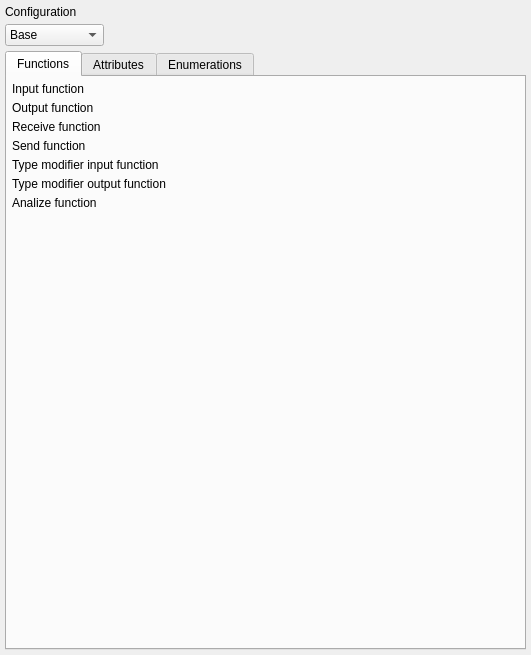
<?xml version="1.0" encoding="UTF-8"?>
<ui version="4.0">
 <class>TypeWidget</class>
 <widget class="QWidget" name="TypeWidget">
  <property name="geometry">
   <rect>
    <x>0</x>
    <y>0</y>
    <width>531</width>
    <height>655</height>
   </rect>
  </property>
  <property name="minimumSize">
   <size>
    <width>0</width>
    <height>0</height>
   </size>
  </property>
  <layout class="QVBoxLayout" name="base_type_lt">
   <property name="spacing">
    <number>5</number>
   </property>
   <property name="leftMargin">
    <number>5</number>
   </property>
   <property name="topMargin">
    <number>5</number>
   </property>
   <property name="rightMargin">
    <number>5</number>
   </property>
   <property name="bottomMargin">
    <number>5</number>
   </property>
   <item>
    <layout class="QVBoxLayout" name="configuration_lt">
     <property name="spacing">
      <number>5</number>
     </property>
     <item>
      <widget class="QLabel" name="configuration_lbl">
       <property name="sizePolicy">
        <sizepolicy hsizetype="Fixed" vsizetype="Fixed">
         <horstretch>0</horstretch>
         <verstretch>0</verstretch>
        </sizepolicy>
       </property>
       <property name="text">
        <string>Configuration</string>
       </property>
      </widget>
     </item>
     <item>
      <widget class="QComboBox" name="configuration_cmb">
       <property name="sizePolicy">
        <sizepolicy hsizetype="Fixed" vsizetype="Fixed">
         <horstretch>0</horstretch>
         <verstretch>0</verstretch>
        </sizepolicy>
       </property>
       <item>
        <property name="text">
         <string>Base</string>
        </property>
       </item>
       <item>
        <property name="text">
         <string>Composite</string>
        </property>
       </item>
       <item>
        <property name="text">
         <string>Enumeration</string>
        </property>
       </item>
       <item>
        <property name="text">
         <string>Rage</string>
        </property>
       </item>
      </widget>
     </item>
    </layout>
   </item>
   <item>
    <widget class="QTabWidget" name="type_attribs_twg">
     <property name="currentIndex">
      <number>0</number>
     </property>
     <property name="iconSize">
      <size>
       <width>22</width>
       <height>22</height>
      </size>
     </property>
     <widget class="QWidget" name="functions_pg">
      <attribute name="icon">
       <iconset resource="../../res/resources.qrc">
        <normaloff>:/icons/icons/function.png</normaloff>:/icons/icons/function.png</iconset>
      </attribute>
      <attribute name="title">
       <string>Functions</string>
      </attribute>
      <layout class="QVBoxLayout" name="verticalLayout_2">
       <property name="spacing">
        <number>5</number>
       </property>
       <property name="leftMargin">
        <number>5</number>
       </property>
       <property name="topMargin">
        <number>5</number>
       </property>
       <property name="rightMargin">
        <number>5</number>
       </property>
       <property name="bottomMargin">
        <number>5</number>
       </property>
       <item>
        <layout class="QVBoxLayout" name="input_lt">
         <property name="spacing">
          <number>0</number>
         </property>
         <item>
          <widget class="QLabel" name="input_lbl">
           <property name="sizePolicy">
            <sizepolicy hsizetype="Preferred" vsizetype="Fixed">
             <horstretch>0</horstretch>
             <verstretch>0</verstretch>
            </sizepolicy>
           </property>
           <property name="text">
            <string>Input function</string>
           </property>
          </widget>
         </item>
        </layout>
       </item>
       <item>
        <layout class="QVBoxLayout" name="output_lt">
         <property name="spacing">
          <number>0</number>
         </property>
         <item>
          <widget class="QLabel" name="output_lbl">
           <property name="sizePolicy">
            <sizepolicy hsizetype="Preferred" vsizetype="Fixed">
             <horstretch>0</horstretch>
             <verstretch>0</verstretch>
            </sizepolicy>
           </property>
           <property name="text">
            <string>Output function</string>
           </property>
          </widget>
         </item>
        </layout>
       </item>
       <item>
        <layout class="QVBoxLayout" name="recv_lt">
         <property name="spacing">
          <number>0</number>
         </property>
         <item>
          <widget class="QLabel" name="recv_lbl">
           <property name="sizePolicy">
            <sizepolicy hsizetype="Preferred" vsizetype="Fixed">
             <horstretch>0</horstretch>
             <verstretch>0</verstretch>
            </sizepolicy>
           </property>
           <property name="text">
            <string>Receive function</string>
           </property>
          </widget>
         </item>
        </layout>
       </item>
       <item>
        <layout class="QVBoxLayout" name="send_lt">
         <property name="spacing">
          <number>0</number>
         </property>
         <item>
          <widget class="QLabel" name="send_lbl">
           <property name="sizePolicy">
            <sizepolicy hsizetype="Preferred" vsizetype="Fixed">
             <horstretch>0</horstretch>
             <verstretch>0</verstretch>
            </sizepolicy>
           </property>
           <property name="text">
            <string>Send function</string>
           </property>
          </widget>
         </item>
        </layout>
       </item>
       <item>
        <layout class="QVBoxLayout" name="tpmod_in_lt">
         <property name="spacing">
          <number>0</number>
         </property>
         <item>
          <widget class="QLabel" name="tpmod_in_lbl">
           <property name="sizePolicy">
            <sizepolicy hsizetype="Preferred" vsizetype="Fixed">
             <horstretch>0</horstretch>
             <verstretch>0</verstretch>
            </sizepolicy>
           </property>
           <property name="text">
            <string>Type modifier input function</string>
           </property>
          </widget>
         </item>
        </layout>
       </item>
       <item>
        <layout class="QVBoxLayout" name="tpmod_out_lt">
         <property name="spacing">
          <number>0</number>
         </property>
         <item>
          <widget class="QLabel" name="tpmod_out_lbl">
           <property name="sizePolicy">
            <sizepolicy hsizetype="Preferred" vsizetype="Fixed">
             <horstretch>0</horstretch>
             <verstretch>0</verstretch>
            </sizepolicy>
           </property>
           <property name="text">
            <string>Type modifier output function</string>
           </property>
          </widget>
         </item>
        </layout>
       </item>
       <item>
        <layout class="QVBoxLayout" name="analyze_lt">
         <property name="spacing">
          <number>0</number>
         </property>
         <item>
          <widget class="QLabel" name="analyze_lbl">
           <property name="sizePolicy">
            <sizepolicy hsizetype="Preferred" vsizetype="Fixed">
             <horstretch>0</horstretch>
             <verstretch>0</verstretch>
            </sizepolicy>
           </property>
           <property name="text">
            <string>Analize function</string>
           </property>
          </widget>
         </item>
        </layout>
       </item>
       <item>
        <spacer name="verticalSpacer_3">
         <property name="orientation">
          <enum>Qt::Orientation::Vertical</enum>
         </property>
         <property name="sizeHint" stdset="0">
          <size>
           <width>20</width>
           <height>329</height>
          </size>
         </property>
        </spacer>
       </item>
      </layout>
     </widget>
     <widget class="QWidget" name="attributes_pg">
      <attribute name="icon">
       <iconset resource="../../res/resources.qrc">
        <normaloff>:/icons/icons/attribute.png</normaloff>:/icons/icons/attribute.png</iconset>
      </attribute>
      <attribute name="title">
       <string>Attributes</string>
      </attribute>
      <layout class="QVBoxLayout" name="attributes_lt">
       <property name="spacing">
        <number>5</number>
       </property>
       <property name="leftMargin">
        <number>5</number>
       </property>
       <property name="topMargin">
        <number>5</number>
       </property>
       <property name="rightMargin">
        <number>5</number>
       </property>
       <property name="bottomMargin">
        <number>5</number>
       </property>
       <item>
        <widget class="QWidget" name="base_attribs_wgt" native="true">
         <layout class="QGridLayout" name="base_attribs_grid">
          <property name="leftMargin">
           <number>0</number>
          </property>
          <property name="topMargin">
           <number>0</number>
          </property>
          <property name="rightMargin">
           <number>0</number>
          </property>
          <property name="bottomMargin">
           <number>0</number>
          </property>
          <property name="spacing">
           <number>5</number>
          </property>
          <item row="1" column="1">
           <layout class="QVBoxLayout" name="category_lt">
            <property name="spacing">
             <number>0</number>
            </property>
            <item>
             <widget class="QLabel" name="category_lbl">
              <property name="sizePolicy">
               <sizepolicy hsizetype="Preferred" vsizetype="Fixed">
                <horstretch>0</horstretch>
                <verstretch>0</verstretch>
               </sizepolicy>
              </property>
              <property name="text">
               <string>Category</string>
              </property>
             </widget>
            </item>
            <item>
             <widget class="QComboBox" name="category_cmb">
              <property name="sizePolicy">
               <sizepolicy hsizetype="Preferred" vsizetype="Fixed">
                <horstretch>0</horstretch>
                <verstretch>0</verstretch>
               </sizepolicy>
              </property>
              <property name="iconSize">
               <size>
                <width>28</width>
                <height>28</height>
               </size>
              </property>
             </widget>
            </item>
           </layout>
          </item>
          <item row="0" column="0">
           <layout class="QVBoxLayout" name="internal_len_lt">
            <property name="spacing">
             <number>0</number>
            </property>
            <item>
             <widget class="QLabel" name="internal_len_lbl">
              <property name="sizePolicy">
               <sizepolicy hsizetype="Preferred" vsizetype="Fixed">
                <horstretch>0</horstretch>
                <verstretch>0</verstretch>
               </sizepolicy>
              </property>
              <property name="text">
               <string>Internal length</string>
              </property>
             </widget>
            </item>
            <item>
             <widget class="QSpinBox" name="internal_len_sb">
              <property name="sizePolicy">
               <sizepolicy hsizetype="Expanding" vsizetype="Fixed">
                <horstretch>0</horstretch>
                <verstretch>0</verstretch>
               </sizepolicy>
              </property>
             </widget>
            </item>
           </layout>
          </item>
          <item row="1" column="0">
           <layout class="QVBoxLayout" name="alignment_lt">
            <property name="spacing">
             <number>0</number>
            </property>
            <item>
             <widget class="QLabel" name="alignment_lbl">
              <property name="sizePolicy">
               <sizepolicy hsizetype="Preferred" vsizetype="Fixed">
                <horstretch>0</horstretch>
                <verstretch>0</verstretch>
               </sizepolicy>
              </property>
              <property name="text">
               <string>Alignment</string>
              </property>
             </widget>
            </item>
            <item>
             <widget class="QComboBox" name="alignment_cmb">
              <property name="sizePolicy">
               <sizepolicy hsizetype="Expanding" vsizetype="Fixed">
                <horstretch>0</horstretch>
                <verstretch>0</verstretch>
               </sizepolicy>
              </property>
              <property name="iconSize">
               <size>
                <width>28</width>
                <height>28</height>
               </size>
              </property>
              <item>
               <property name="text">
                <string>integer</string>
               </property>
              </item>
              <item>
               <property name="text">
                <string>char</string>
               </property>
              </item>
              <item>
               <property name="text">
                <string>smallint</string>
               </property>
              </item>
              <item>
               <property name="text">
                <string>double precision</string>
               </property>
              </item>
             </widget>
            </item>
           </layout>
          </item>
          <item row="0" column="3" rowspan="2">
           <widget class="QGroupBox" name="groupBox_2">
            <property name="maximumSize">
             <size>
              <width>16777215</width>
              <height>115</height>
             </size>
            </property>
            <property name="title">
             <string>Options</string>
            </property>
            <layout class="QVBoxLayout" name="verticalLayout">
             <property name="spacing">
              <number>0</number>
             </property>
             <property name="leftMargin">
              <number>5</number>
             </property>
             <property name="topMargin">
              <number>0</number>
             </property>
             <property name="rightMargin">
              <number>5</number>
             </property>
             <property name="bottomMargin">
              <number>0</number>
             </property>
             <item>
              <widget class="QCheckBox" name="by_value_chk">
               <property name="sizePolicy">
                <sizepolicy hsizetype="Expanding" vsizetype="Fixed">
                 <horstretch>0</horstretch>
                 <verstretch>0</verstretch>
                </sizepolicy>
               </property>
               <property name="text">
                <string>By value</string>
               </property>
              </widget>
             </item>
             <item>
              <widget class="QCheckBox" name="preferred_chk">
               <property name="sizePolicy">
                <sizepolicy hsizetype="Expanding" vsizetype="Fixed">
                 <horstretch>0</horstretch>
                 <verstretch>0</verstretch>
                </sizepolicy>
               </property>
               <property name="text">
                <string>Preferred</string>
               </property>
              </widget>
             </item>
             <item>
              <widget class="QCheckBox" name="collatable_chk">
               <property name="text">
                <string>Collatable</string>
               </property>
              </widget>
             </item>
             <item>
              <spacer name="verticalSpacer">
               <property name="orientation">
                <enum>Qt::Orientation::Vertical</enum>
               </property>
               <property name="sizeHint" stdset="0">
                <size>
                 <width>20</width>
                 <height>40</height>
                </size>
               </property>
              </spacer>
             </item>
            </layout>
           </widget>
          </item>
          <item row="1" column="2">
           <layout class="QVBoxLayout" name="default_val_lt">
            <property name="spacing">
             <number>0</number>
            </property>
            <item>
             <widget class="QLabel" name="default_value_lbl">
              <property name="sizePolicy">
               <sizepolicy hsizetype="Preferred" vsizetype="Fixed">
                <horstretch>0</horstretch>
                <verstretch>0</verstretch>
               </sizepolicy>
              </property>
              <property name="text">
               <string>Default value</string>
              </property>
             </widget>
            </item>
            <item>
             <widget class="QLineEdit" name="default_value_edt">
              <property name="sizePolicy">
               <sizepolicy hsizetype="Expanding" vsizetype="Fixed">
                <horstretch>0</horstretch>
                <verstretch>0</verstretch>
               </sizepolicy>
              </property>
              <property name="clearButtonEnabled">
               <bool>true</bool>
              </property>
             </widget>
            </item>
           </layout>
          </item>
          <item row="0" column="1">
           <layout class="QVBoxLayout" name="storage_lt">
            <property name="spacing">
             <number>0</number>
            </property>
            <item>
             <widget class="QLabel" name="storage_lbl">
              <property name="sizePolicy">
               <sizepolicy hsizetype="Preferred" vsizetype="Fixed">
                <horstretch>0</horstretch>
                <verstretch>0</verstretch>
               </sizepolicy>
              </property>
              <property name="text">
               <string>Storage</string>
              </property>
             </widget>
            </item>
            <item>
             <widget class="QComboBox" name="storage_cmb">
              <property name="sizePolicy">
               <sizepolicy hsizetype="Preferred" vsizetype="Fixed">
                <horstretch>0</horstretch>
                <verstretch>0</verstretch>
               </sizepolicy>
              </property>
              <property name="iconSize">
               <size>
                <width>28</width>
                <height>28</height>
               </size>
              </property>
             </widget>
            </item>
           </layout>
          </item>
          <item row="0" column="2">
           <layout class="QVBoxLayout" name="delimiter_lt">
            <property name="spacing">
             <number>0</number>
            </property>
            <item>
             <widget class="QLabel" name="delimiter_lbl">
              <property name="sizePolicy">
               <sizepolicy hsizetype="Preferred" vsizetype="Fixed">
                <horstretch>0</horstretch>
                <verstretch>0</verstretch>
               </sizepolicy>
              </property>
              <property name="text">
               <string>Delimiter</string>
              </property>
             </widget>
            </item>
            <item>
             <widget class="QLineEdit" name="delimiter_edt">
              <property name="sizePolicy">
               <sizepolicy hsizetype="Expanding" vsizetype="Fixed">
                <horstretch>0</horstretch>
                <verstretch>0</verstretch>
               </sizepolicy>
              </property>
              <property name="maxLength">
               <number>1</number>
              </property>
              <property name="clearButtonEnabled">
               <bool>true</bool>
              </property>
             </widget>
            </item>
           </layout>
          </item>
         </layout>
        </widget>
       </item>
       <item>
        <widget class="QWidget" name="comp_attribs_wgt" native="true">
         <property name="sizePolicy">
          <sizepolicy hsizetype="Preferred" vsizetype="Expanding">
           <horstretch>0</horstretch>
           <verstretch>0</verstretch>
          </sizepolicy>
         </property>
         <layout class="QGridLayout" name="comp_attribs_grid">
          <property name="leftMargin">
           <number>0</number>
          </property>
          <property name="topMargin">
           <number>0</number>
          </property>
          <property name="rightMargin">
           <number>0</number>
          </property>
          <property name="bottomMargin">
           <number>0</number>
          </property>
          <property name="spacing">
           <number>5</number>
          </property>
          <item row="0" column="0">
           <layout class="QVBoxLayout" name="attrib_name_lt">
            <item>
             <widget class="QLabel" name="attrib_name_lbl">
              <property name="sizePolicy">
               <sizepolicy hsizetype="Preferred" vsizetype="Fixed">
                <horstretch>0</horstretch>
                <verstretch>0</verstretch>
               </sizepolicy>
              </property>
              <property name="text">
               <string>Name</string>
              </property>
             </widget>
            </item>
            <item>
             <widget class="QLineEdit" name="attrib_name_edt">
              <property name="sizePolicy">
               <sizepolicy hsizetype="Preferred" vsizetype="Fixed">
                <horstretch>0</horstretch>
                <verstretch>0</verstretch>
               </sizepolicy>
              </property>
              <property name="clearButtonEnabled">
               <bool>true</bool>
              </property>
             </widget>
            </item>
           </layout>
          </item>
          <item row="0" column="1">
           <layout class="QVBoxLayout" name="attrib_collation_lt">
            <property name="spacing">
             <number>5</number>
            </property>
            <item>
             <widget class="QLabel" name="atrib_collation_lbl">
              <property name="sizePolicy">
               <sizepolicy hsizetype="Preferred" vsizetype="Fixed">
                <horstretch>0</horstretch>
                <verstretch>0</verstretch>
               </sizepolicy>
              </property>
              <property name="text">
               <string>Collation</string>
              </property>
             </widget>
            </item>
           </layout>
          </item>
         </layout>
        </widget>
       </item>
       <item>
        <widget class="QWidget" name="range_attribs_wgt" native="true">
         <property name="sizePolicy">
          <sizepolicy hsizetype="Preferred" vsizetype="Expanding">
           <horstretch>0</horstretch>
           <verstretch>0</verstretch>
          </sizepolicy>
         </property>
         <layout class="QVBoxLayout" name="range_attribs_lt">
          <property name="spacing">
           <number>5</number>
          </property>
          <property name="leftMargin">
           <number>0</number>
          </property>
          <property name="topMargin">
           <number>0</number>
          </property>
          <property name="rightMargin">
           <number>0</number>
          </property>
          <property name="bottomMargin">
           <number>0</number>
          </property>
          <item>
           <layout class="QVBoxLayout" name="range_opclass_lt">
            <item>
             <widget class="QLabel" name="op_class_lbl">
              <property name="text">
               <string>Operator class</string>
              </property>
             </widget>
            </item>
           </layout>
          </item>
          <item>
           <layout class="QVBoxLayout" name="canonical_func_lt">
            <item>
             <widget class="QLabel" name="canonical_func_lbl">
              <property name="text">
               <string>Canonical function</string>
              </property>
             </widget>
            </item>
           </layout>
          </item>
          <item>
           <layout class="QVBoxLayout" name="diff_func_lt">
            <item>
             <widget class="QLabel" name="diff_func_lbl">
              <property name="text">
               <string>Subtype diff function</string>
              </property>
             </widget>
            </item>
           </layout>
          </item>
          <item>
           <spacer name="verticalSpacer_2">
            <property name="orientation">
             <enum>Qt::Orientation::Vertical</enum>
            </property>
            <property name="sizeHint" stdset="0">
             <size>
              <width>20</width>
              <height>40</height>
             </size>
            </property>
           </spacer>
          </item>
         </layout>
        </widget>
       </item>
      </layout>
     </widget>
     <widget class="QWidget" name="enumerations_pg">
      <attribute name="icon">
       <iconset resource="../../res/resources.qrc">
        <normaloff>:/icons/icons/attribute.png</normaloff>:/icons/icons/attribute.png</iconset>
      </attribute>
      <attribute name="title">
       <string>Enumerations</string>
      </attribute>
     </widget>
    </widget>
   </item>
  </layout>
 </widget>
 <tabstops>
  <tabstop>attrib_name_edt</tabstop>
  <tabstop>type_attribs_twg</tabstop>
  <tabstop>internal_len_sb</tabstop>
  <tabstop>storage_cmb</tabstop>
  <tabstop>by_value_chk</tabstop>
  <tabstop>category_cmb</tabstop>
  <tabstop>preferred_chk</tabstop>
  <tabstop>delimiter_edt</tabstop>
  <tabstop>collatable_chk</tabstop>
  <tabstop>default_value_edt</tabstop>
  <tabstop>alignment_cmb</tabstop>
 </tabstops>
 <resources>
  <include location="../../res/resources.qrc"/>
 </resources>
 <connections/>
</ui>
